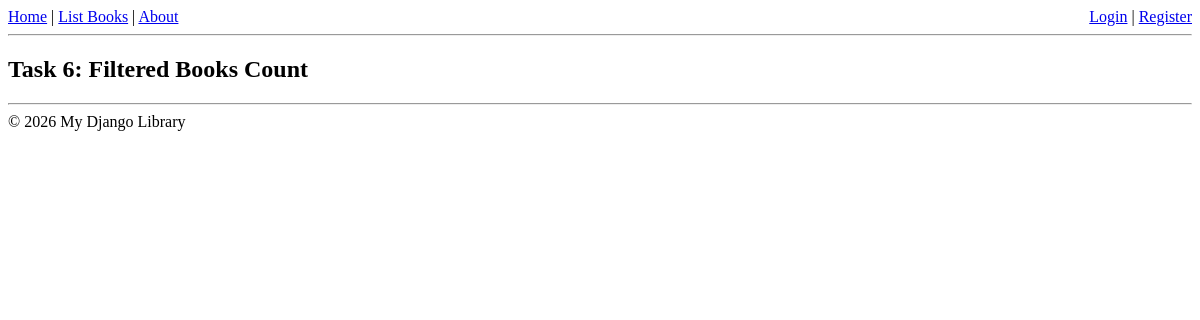
/books/lab9/task6, run on an earlier commit of the app's database.
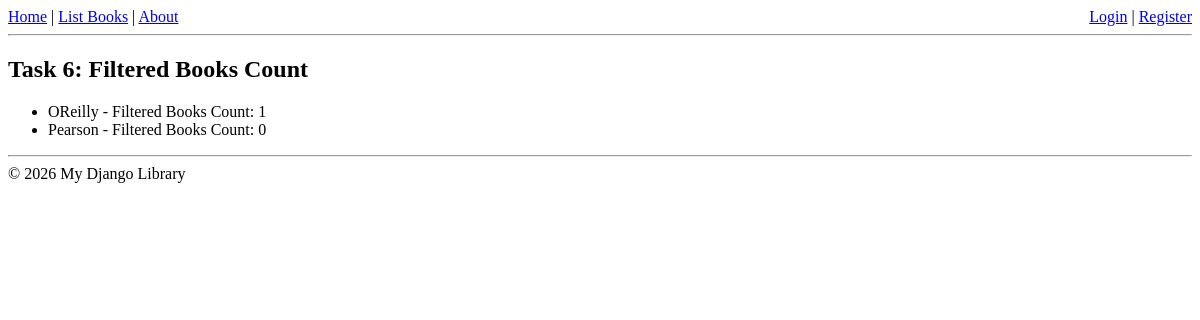
And on a later commit of the database.
### apps/bookmodule/models.py (models this page shows)
class Publisher(models.Model):
    name = models.CharField(max_length=200)
    location = models.CharField(max_length=300)

### apps/bookmodule/views.py (the view)
# urls.py: path('lab9/task6', views.task6_lab9, name="lab9.task6"),
def task6_lab9(request):
    publishers = Publisher.objects.annotate(
        filtered_books=Count('book', filter=Q(book__price__gt=50, book__quantity__gte=1, book__quantity__lt=5))
    )
    return render(request, 'bookmodule/lab9_task6.html', {'publishers': publishers})

### apps/templates/bookmodule/lab9_task6.html
{% extends "layouts/base.html" %}
{% block content %}
<h2>Task 6: Filtered Books Count</h2>
<ul>{% for p in publishers %}<li>{{p.name}} - Filtered Books Count: {{p.filtered_books}}</li>{% endfor %}</ul>
{% endblock %}

What changed in the data, as far as the page shows it:
added Publisher: name "OReilly", filtered_books "1"
added Publisher: name "Pearson", filtered_books "0"
